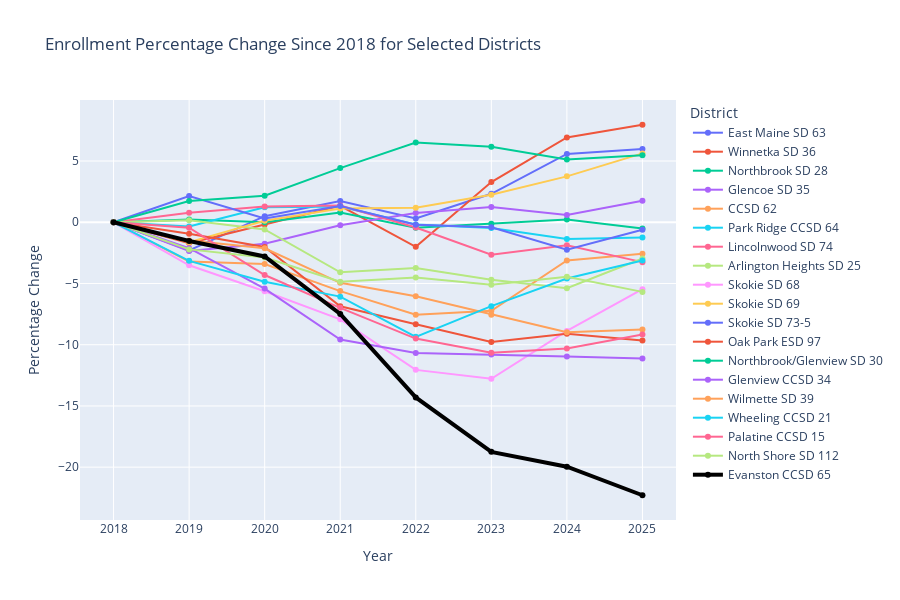

The cell this chart's notebook holds for it:
### Code cell
# Plot enrollement trends for each district in percentage change since 2018
fig_pct = go.Figure()

for district in target_districts:
    district_data = filtered_enrollment_data[filtered_enrollment_data['District'] == district]
    # Calculate percentage change since 2018
    pct_change = ((district_data['Enrollment'] - district_data['Enrollment'].iloc[0]) / district_data['Enrollment'].iloc[0]) * 100
    # Make 'Evanston CCSD 65' stand out with a thicker line and use black color
    if district == 'Evanston CCSD 65':
        district_data = filtered_enrollment_data[filtered_enrollment_data['District'] == district]
        fig_pct.add_trace(go.Scatter(x=district_data['Year'], y=pct_change, mode='lines+markers', name=district, line=dict(width=4, color='black')))
        continue
    fig_pct.add_trace(go.Scatter(x=district_data['Year'], y=pct_change, mode='lines+markers', name=district))

fig_pct.update_layout(
    title='Enrollment Percentage Change Since 2018 for Selected Districts',
    xaxis_title='Year',
    yaxis_title='Percentage Change',
    legend_title='District',
    height=600
)
fig_pct.show()

### Figure 1 — Plotly figure (JSON) as saved in the notebook; plotly's stock layout.template omitted (floating-point values rounded to 4 significant figures)
{"data": [{"mode": "lines+markers", "name": "East Maine SD 63", "type": "scatter", "x": [2018, 2019, 2020, 2021, 2022, 2023, 2024, 2025], "y": [0.0, -2.296, 0.4964, 1.738, 0.3103, 2.327, 5.585, 5.988]}, {"mode": "lines+markers", "name": "Winnetka SD 36", "type": "scatter", "x": [2018, 2019, 2020, 2021, 2022, 2023, 2024, 2025], "y": [0.0, -1.702, -0.1824, 1.337, -2.006, 3.283, 6.93, 7.964]}, {"mode": "lines+markers", "name": "Northbrook SD 28", "type": "scatter", "x": [2018, 2019, 2020, 2021, 2022, 2023, 2024, 2025], "y": [0.0, 0.2277, 0.0, 0.7968, -0.4553, -0.1138, 0.2277, -0.5122]}, {"mode": "lines+markers", "name": "Glencoe SD 35", "type": "scatter", "x": [2018, 2019, 2020, 2021, 2022, 2023, 2024, 2025], "y": [0.0, -2.343, -1.757, -0.251, 0.7531, 1.255, 0.5858, 1.757]}, {"mode": "lines+markers", "name": "CCSD 62", "type": "scatter", "x": [2018, 2019, 2020, 2021, 2022, 2023, 2024, 2025], "y": [0.0, -3.206, -3.415, -5.621, -7.549, -7.224, -3.113, -2.578]}, {"mode": "lines+markers", "name": "Park Ridge CCSD 64", "type": "scatter", "x": [2018, 2019, 2020, 2021, 2022, 2023, 2024, 2025], "y": [0.0, -0.3511, 1.229, 1.295, -0.1756, -0.4608, -1.361, -1.251]}, {"mode": "lines+markers", "name": "Lincolnwood SD 74", "type": "scatter", "x": [2018, 2019, 2020, 2021, 2022, 2023, 2024, 2025], "y": [0.0, 0.7712, 1.285, 1.371, -0.4284, -2.656, -1.885, -3.256]}, {"mode": "lines+markers", "name": "Arlington Heights SD 25", "type": "scatter", "x": [2018, 2019, 2020, 2021, 2022, 2023, 2024, 2025], "y": [0.0, 0.1656, -0.5889, -4.085, -3.736, -4.693, -5.392, -2.963]}, {"mode": "lines+markers", "name": "Skokie SD 68", "type": "scatter", "x": [2018, 2019, 2020, 2021, 2022, 2023, 2024, 2025], "y": [0.0, -3.516, -5.636, -7.924, -12.05, -12.78, -8.873, -5.469]}, {"mode": "lines+markers", "name": "Skokie SD 69", "type": "scatter", "x": [2018, 2019, 2020, 2021, 2022, 2023, 2024, 2025], "y": [0.0, -1.625, 0.125, 1.125, 1.188, 2.25, 3.75, 5.625]}, {"mode": "lines+markers", "name": "Skokie SD 73-5", "type": "scatter", "x": [2018, 2019, 2020, 2021, 2022, 2023, 2024, 2025], "y": [0.0, 2.136, 0.3052, 1.322, -0.2035, -0.4069, -2.238, -0.6104]}, {"mode": "lines+markers", "name": "Oak Park ESD 97", "type": "scatter", "x": [2018, 2019, 2020, 2021, 2022, 2023, 2024, 2025], "y": [0.0, -0.9363, -2.023, -6.855, -8.326, -9.781, -9.095, -9.647]}, {"mode": "lines+markers", "name": "Northbrook/Glenview SD 30", "type": "scatter", "x": [2018, 2019, 2020, 2021, 2022, 2023, 2024, 2025], "y": [0.0, 1.735, 2.168, 4.423, 6.505, 6.158, 5.117, 5.464]}, {"mode": "lines+markers", "name": "Glenview CCSD 34", "type": "scatter", "x": [2018, 2019, 2020, 2021, 2022, 2023, 2024, 2025], "y": [0.0, -2.12, -5.419, -9.574, -10.67, -10.79, -10.97, -11.12]}, {"mode": "lines+markers", "name": "Wilmette SD 39", "type": "scatter", "x": [2018, 2019, 2020, 2021, 2022, 2023, 2024, 2025], "y": [0.0, -1.498, -2.12, -4.946, -6.049, -7.547, -8.988, -8.762]}, {"mode": "lines+markers", "name": "Wheeling CCSD 21", "type": "scatter", "x": [2018, 2019, 2020, 2021, 2022, 2023, 2024, 2025], "y": [0.0, -3.152, -4.852, -6.074, -9.358, -6.849, -4.588, -3.119]}, {"mode": "lines+markers", "name": "Palatine CCSD 15", "type": "scatter", "x": [2018, 2019, 2020, 2021, 2022, 2023, 2024, 2025], "y": [0.0, -0.4478, -4.309, -6.988, -9.497, -10.65, -10.31, -9.159]}, {"mode": "lines+markers", "name": "North Shore SD 112", "type": "scatter", "x": [2018, 2019, 2020, 2021, 2022, 2023, 2024, 2025], "y": [0.0, -2.215, -2.882, -4.857, -4.51, -5.097, -4.457, -5.685]}, {"line": {"color": "black", "width": 4}, "mode": "lines+markers", "name": "Evanston CCSD 65", "type": "scatter", "x": [2018, 2019, 2020, 2021, 2022, 2023, 2024, 2025], "y": [0.0, -1.534, -2.79, -7.484, -14.31, -18.75, -19.97, -22.29]}], "layout": {"height": 600, "legend": {"title": {"text": "District"}}, "title": {"text": "Enrollment Percentage Change Since 2018 for Selected Districts"}, "xaxis": {"title": {"text": "Year"}}, "yaxis": {"title": {"text": "Percentage Change"}}}}
